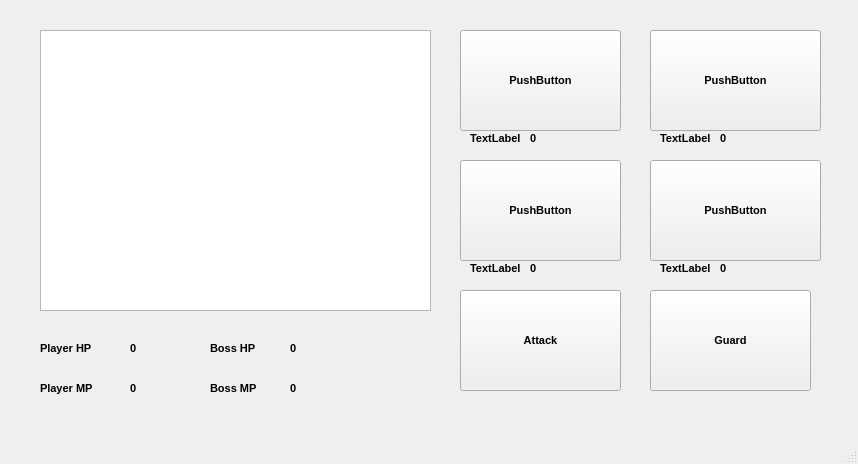
<?xml version="1.0" encoding="UTF-8"?>
<ui version="4.0">
 <class>window_battle</class>
 <widget class="QMainWindow" name="window_battle">
  <property name="geometry">
   <rect>
    <x>0</x>
    <y>0</y>
    <width>858</width>
    <height>464</height>
   </rect>
  </property>
  <property name="minimumSize">
   <size>
    <width>858</width>
    <height>464</height>
   </size>
  </property>
  <property name="maximumSize">
   <size>
    <width>858</width>
    <height>464</height>
   </size>
  </property>
  <property name="font">
   <font>
    <family>MS Shell Dlg 2</family>
    <pointsize>8</pointsize>
    <weight>75</weight>
    <bold>true</bold>
   </font>
  </property>
  <property name="windowTitle">
   <string>Fight</string>
  </property>
  <widget class="QWidget" name="centralwidget">
   <widget class="QTextBrowser" name="text_battle_info">
    <property name="geometry">
     <rect>
      <x>40</x>
      <y>30</y>
      <width>391</width>
      <height>281</height>
     </rect>
    </property>
   </widget>
   <widget class="QPushButton" name="button_move1">
    <property name="geometry">
     <rect>
      <x>460</x>
      <y>30</y>
      <width>161</width>
      <height>101</height>
     </rect>
    </property>
    <property name="text">
     <string>PushButton</string>
    </property>
   </widget>
   <widget class="QPushButton" name="button_move2">
    <property name="geometry">
     <rect>
      <x>650</x>
      <y>30</y>
      <width>171</width>
      <height>101</height>
     </rect>
    </property>
    <property name="text">
     <string>PushButton</string>
    </property>
   </widget>
   <widget class="QPushButton" name="button_move3">
    <property name="geometry">
     <rect>
      <x>460</x>
      <y>160</y>
      <width>161</width>
      <height>101</height>
     </rect>
    </property>
    <property name="text">
     <string>PushButton</string>
    </property>
   </widget>
   <widget class="QPushButton" name="button_move4">
    <property name="geometry">
     <rect>
      <x>650</x>
      <y>160</y>
      <width>171</width>
      <height>101</height>
     </rect>
    </property>
    <property name="text">
     <string>PushButton</string>
    </property>
   </widget>
   <widget class="QLabel" name="label_pHP">
    <property name="geometry">
     <rect>
      <x>40</x>
      <y>340</y>
      <width>71</width>
      <height>16</height>
     </rect>
    </property>
    <property name="text">
     <string>Player HP</string>
    </property>
   </widget>
   <widget class="QLabel" name="label_pHealth">
    <property name="geometry">
     <rect>
      <x>130</x>
      <y>340</y>
      <width>55</width>
      <height>16</height>
     </rect>
    </property>
    <property name="text">
     <string>0</string>
    </property>
   </widget>
   <widget class="QLabel" name="label_pMP">
    <property name="geometry">
     <rect>
      <x>40</x>
      <y>380</y>
      <width>71</width>
      <height>16</height>
     </rect>
    </property>
    <property name="text">
     <string>Player MP</string>
    </property>
   </widget>
   <widget class="QLabel" name="label_pMana">
    <property name="geometry">
     <rect>
      <x>130</x>
      <y>380</y>
      <width>55</width>
      <height>16</height>
     </rect>
    </property>
    <property name="text">
     <string>0</string>
    </property>
   </widget>
   <widget class="QLabel" name="label_bHP">
    <property name="geometry">
     <rect>
      <x>210</x>
      <y>340</y>
      <width>55</width>
      <height>16</height>
     </rect>
    </property>
    <property name="text">
     <string>Boss HP</string>
    </property>
   </widget>
   <widget class="QLabel" name="label_bMP">
    <property name="geometry">
     <rect>
      <x>210</x>
      <y>380</y>
      <width>55</width>
      <height>16</height>
     </rect>
    </property>
    <property name="text">
     <string>Boss MP</string>
    </property>
   </widget>
   <widget class="QLabel" name="label_bHealth">
    <property name="geometry">
     <rect>
      <x>290</x>
      <y>340</y>
      <width>55</width>
      <height>16</height>
     </rect>
    </property>
    <property name="text">
     <string>0</string>
    </property>
   </widget>
   <widget class="QLabel" name="label_bMana">
    <property name="geometry">
     <rect>
      <x>290</x>
      <y>380</y>
      <width>55</width>
      <height>16</height>
     </rect>
    </property>
    <property name="text">
     <string>0</string>
    </property>
   </widget>
   <widget class="QPushButton" name="button_move5">
    <property name="geometry">
     <rect>
      <x>460</x>
      <y>290</y>
      <width>161</width>
      <height>101</height>
     </rect>
    </property>
    <property name="text">
     <string>Attack</string>
    </property>
   </widget>
   <widget class="QPushButton" name="button_move6">
    <property name="geometry">
     <rect>
      <x>650</x>
      <y>290</y>
      <width>161</width>
      <height>101</height>
     </rect>
    </property>
    <property name="text">
     <string>Guard</string>
    </property>
   </widget>
   <widget class="QLabel" name="label_move1">
    <property name="geometry">
     <rect>
      <x>470</x>
      <y>130</y>
      <width>55</width>
      <height>16</height>
     </rect>
    </property>
    <property name="text">
     <string>TextLabel</string>
    </property>
   </widget>
   <widget class="QLabel" name="label_move1cost">
    <property name="geometry">
     <rect>
      <x>530</x>
      <y>130</y>
      <width>55</width>
      <height>16</height>
     </rect>
    </property>
    <property name="text">
     <string>0</string>
    </property>
   </widget>
   <widget class="QLabel" name="label_move2">
    <property name="geometry">
     <rect>
      <x>660</x>
      <y>130</y>
      <width>55</width>
      <height>16</height>
     </rect>
    </property>
    <property name="text">
     <string>TextLabel</string>
    </property>
   </widget>
   <widget class="QLabel" name="label_move2cost">
    <property name="geometry">
     <rect>
      <x>720</x>
      <y>130</y>
      <width>55</width>
      <height>16</height>
     </rect>
    </property>
    <property name="text">
     <string>0</string>
    </property>
   </widget>
   <widget class="QLabel" name="label_move3">
    <property name="geometry">
     <rect>
      <x>470</x>
      <y>260</y>
      <width>55</width>
      <height>16</height>
     </rect>
    </property>
    <property name="text">
     <string>TextLabel</string>
    </property>
   </widget>
   <widget class="QLabel" name="label_move3cost">
    <property name="geometry">
     <rect>
      <x>530</x>
      <y>260</y>
      <width>55</width>
      <height>16</height>
     </rect>
    </property>
    <property name="text">
     <string>0</string>
    </property>
   </widget>
   <widget class="QLabel" name="label_move4">
    <property name="geometry">
     <rect>
      <x>660</x>
      <y>260</y>
      <width>55</width>
      <height>16</height>
     </rect>
    </property>
    <property name="text">
     <string>TextLabel</string>
    </property>
   </widget>
   <widget class="QLabel" name="label_move4cost">
    <property name="geometry">
     <rect>
      <x>720</x>
      <y>260</y>
      <width>55</width>
      <height>16</height>
     </rect>
    </property>
    <property name="text">
     <string>0</string>
    </property>
   </widget>
  </widget>
  <widget class="QMenuBar" name="menubar">
   <property name="geometry">
    <rect>
     <x>0</x>
     <y>0</y>
     <width>858</width>
     <height>26</height>
    </rect>
   </property>
  </widget>
  <widget class="QStatusBar" name="statusbar"/>
 </widget>
 <resources/>
 <connections/>
</ui>
